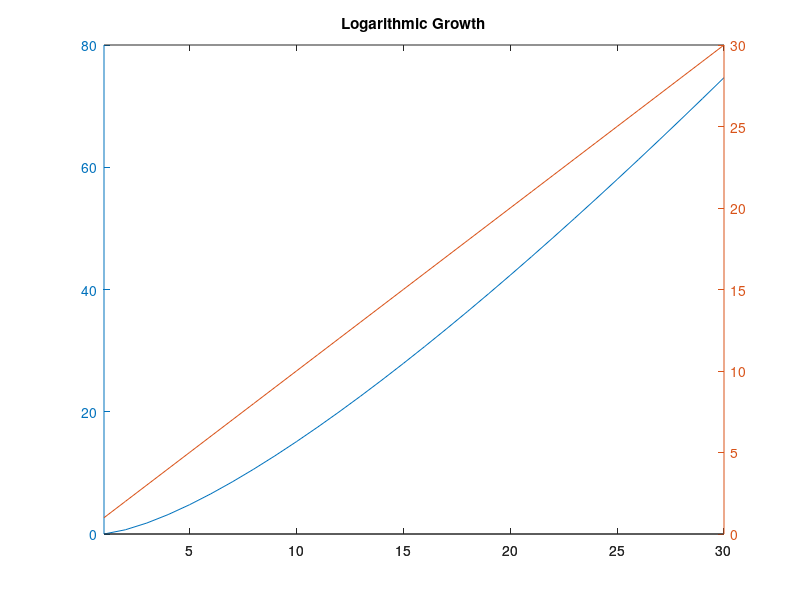

Write MATLAB code to recreate this figure.
% Chapter 11, Problem 2
function Ch_11_P_02 

clear
clc
close all
% 11-2	Your task is to create a script called thisPlot. This script 
% should do the following:
% a.	Ask the user to enter in a positive number, N, greater than 5.
% b.	The script should then calculate the factorial for each number  
% from 1 to N. Each of these values should be stored into a vector.
% c.	The script should then display a graph titled 'Logarithmic  
% Growth', where the logarithms for each of the factorials is displayed. 
% d.	Add to the graph a continuous linear line that follows the  
% equation y = x with x values from 1 to N.
% e.	Since the numbers will have different magnitudes, use plotyy  
% to plot the linear values on the right hand axis.
    N = 30
    thisPlot(N)
end

function thisPlot(N)
    x = 1:N;
    vector=[]
    for index=x
        vector= [vector factorial(index)];
    end
    plotyy(x,log(vector),x, x )
    title ('Logarithmic Growth')
end
%%%%%%%%%%%%%%%%%%%%%%%%%%%%%%%%%%%%%%%%%%%%%%
